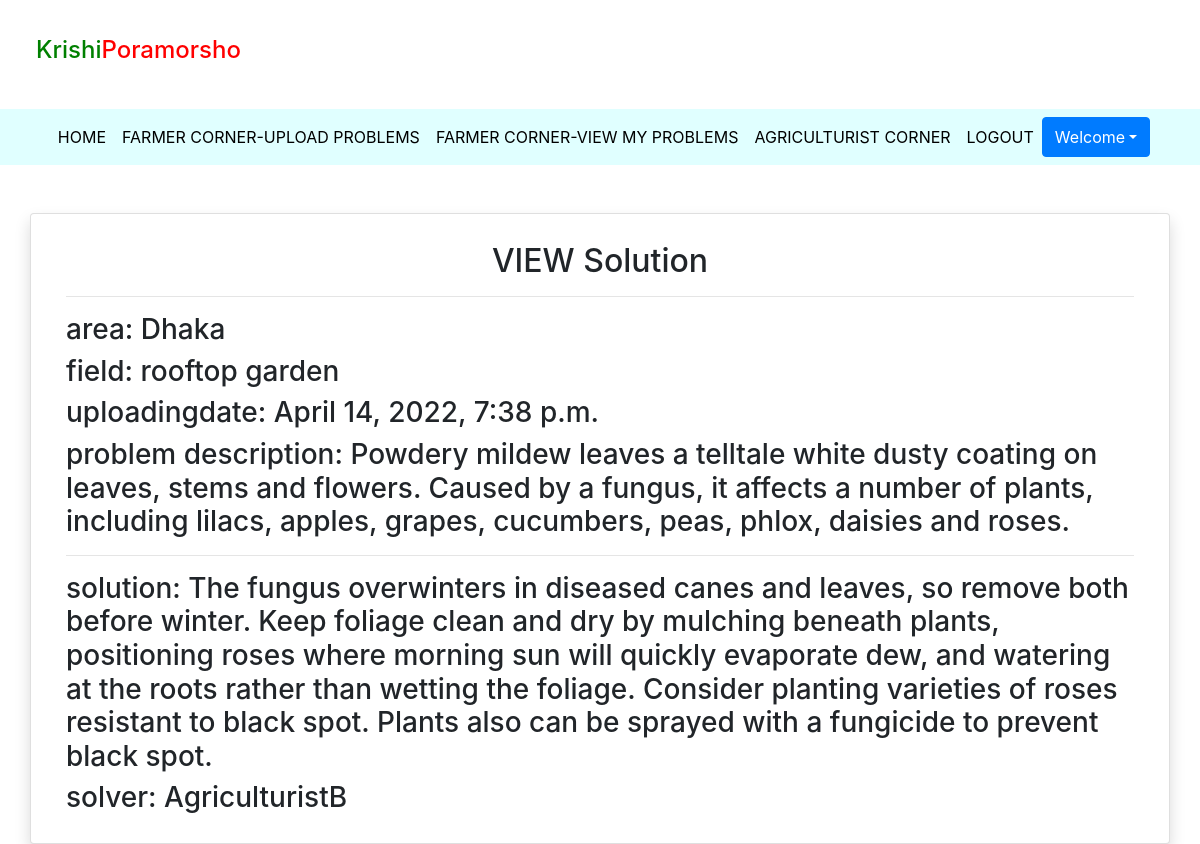
Screenshot of /solution/1 with the database file from the repository.
### problems/models.py (models this page shows, shortened)
class problem(models.Model):
    user = models.ForeignKey(User, on_delete=models.CASCADE)
    uploadingdate = models.DateTimeField(auto_now=True)
    area = models.CharField(max_length=30)
    field = models.CharField(max_length=30)
    problemfile = models.FileField(null=True)
    filetype = models.CharField(max_length=30)
    description = models.CharField(max_length=200, null=True)
    status = models.CharField(max_length=15)

class solve(models.Model):
    problem = models.ForeignKey(problem, on_delete=models.CASCADE)
    solution = models.TextField()
    solver = models.ForeignKey(Signup, on_delete=models.CASCADE)

class Signup(models.Model):
    user = models.ForeignKey(User,on_delete=models.CASCADE,null=True)
    contact = models.CharField(max_length=11)
    area = models.CharField(max_length=30)
    role = models.CharField(max_length=20)
    def __str__(self):
        return self.user.username

### problems/views.py (the view)
# urls.py: path('solution/<int:pk>', solution, name = 'solution'),
def solution(request, pk):
    problem_obj = problem.objects.get(id=pk)
    solution_obj = solve.objects.get(problem=problem_obj)
    context = {
        'problem_obj': problem_obj,
        'solution_obj' : solution_obj
    }
    return render(request, 'solution.html', context)

### problems/templates/solution.html (shortened to what this page needs)
{% extends 'user_navigation.html'%}
{% load static %}
{% block body %}
 <div class="container card shadow mt-5">
      <div class="card-body">
         <h2 class="text-center">VIEW Solution</h2>
            <HR>
        <h3>
            area: {{ problem_obj.area }}
        </h3>
        <h3>
            field: {{ problem_obj.field }}
        </h3>
        <h3>
            uploadingdate: {{ problem_obj.uploadingdate }}
        </h3>
        <h3>
            problem description: {{ problem_obj.description }}
        </h3>
        <hr>
        <h3>
            solution: {{ solution_obj.solution }}
        </h3>
        <h3>
            solver: {{ solution_obj.solver }}
        </h3>
 </div>
 </div>
 {% endblock %}

### rows the page displays
problem: area "Dhaka", field "rooftop garden", uploadingdate "April 14, 2022, 7:38 p.m.", description "Powdery mildew leaves a telltale white dusty coating on leaves, stems and flowers. Caused by a fungus, it affects a number of plants, including lilacs, apples, grapes, cucumbers, peas, phlox, daisies and roses."
solve: solution "The fungus overwinters in diseased canes and leaves, so remove both before winter. Keep foliage clean and dry by mulching beneath plants, positioning roses where morning sun will quickly evaporate dew, and watering at the roots rather than wetting the foliage. Consider planting varieties of roses resistant to black spot. Plants also can be sprayed with a fungicide to prevent black spot.", solver "AgriculturistB"
